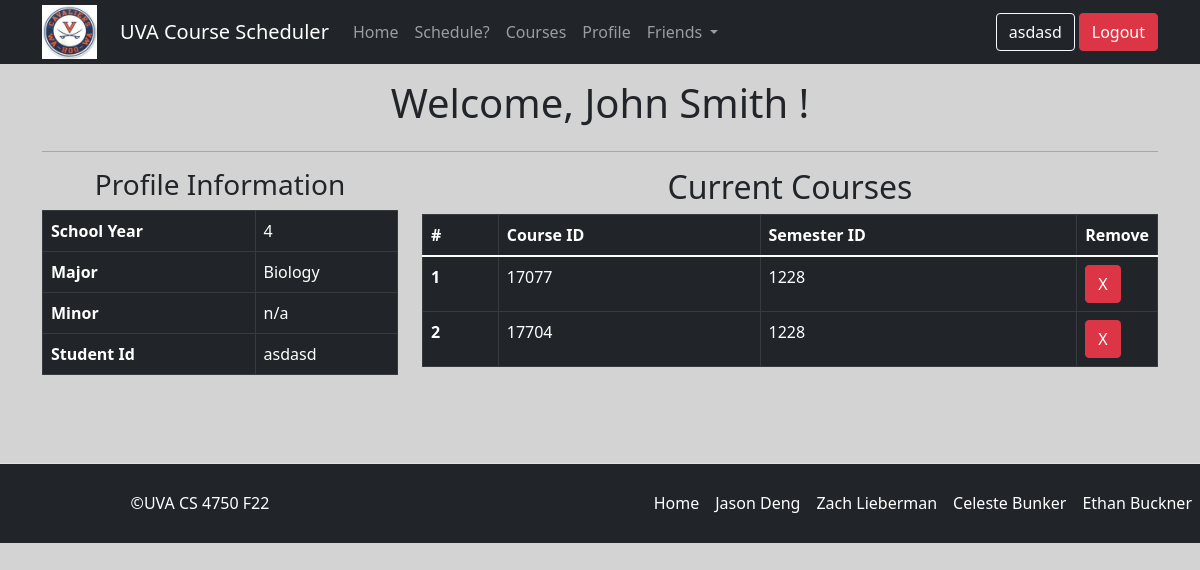
The page /index.php?command=profile (signed in) on the database its author committed.
### tables this page shows
CREATE TABLE `student` (
  `name` text DEFAULT NULL,
  `schoolYear` int(1) DEFAULT NULL,
  `major` text DEFAULT NULL,
  `minor` text DEFAULT NULL,
  `studentId` varchar(7) NOT NULL,
  `password` text NOT NULL
);

CREATE TABLE `enrolled` (
  `studentId` varchar(7) NOT NULL,
  `semesterId` varchar(5) NOT NULL,
  `courseId` varchar(20) NOT NULL
);

### index.php (called while the page is built, shortened)
<?php
$command = "home";
if (isset($_GET["command"]))
    $command = $_GET["command"];
$application = new BaseController($command);
$application->run();

### classes/Database.php (called while the page is built, shortened)
<?php
class Database {
    private $mysqli;
    public function __construct() {
        $this->mysqli = new mysqli(Config::$db["host"], Config::$db["user"],
                                   Config::$db["pass"], Config::$db["database"]);
    }
    public function query($query, $bparam=null, ...$params) {
        $stmt = $this->mysqli->prepare($query);
        if ($bparam != null)
            $stmt->bind_param($bparam, ...$params);
        if (!$stmt->execute()) {
            return false;
        }
        if (($res = $stmt->get_result()) !== false) {
            return $res->fetch_all(MYSQLI_ASSOC);
        }
        return true;
    }
}

### templates/profile.php (the view, shortened to what this page needs)
<!DOCTYPE html>
<html>
    <head>
        <link href="https://cdn.jsdelivr.net/npm/bootstrap@5.1.1/dist/css/bootstrap.min.css" rel="stylesheet">
    </head>
    <body style="background-color: lightgray">
    <?php
        include "templates/navbar.php";
    ?>
        <div class="container" style="margin-top: 15px;">
            <div class="row col-xs-8" style="text-align:center">
                <h1>Welcome, <?php echo $name ?> !</h1>
            </div>
            <hr>
            <div class="row">
                <div class="col-md-4">
                    <h3 align="center">Profile Information</h3>
                    <table class="table table-bordered table-dark">
                        <thead>
                        <tr>
                            <th>School Year</th>
                            <td> <?php echo $schoolYear ?> </td>
                        </tr>
                        <tr>
                            <th>Major</th>
                            <td> <?php echo $major ?> </td>
                        </tr>
                        <tr>
                            <th>Minor</th>
                            <td>  <?php echo $minor ?> </td>
                        </tr>
                        <tr>
                            <th>Student Id</th>
                            <td>  <?php echo $studentId ?> </td>
                        </tr>
                        </thead>
                    </table>
                </div>
                <div style="text-align: left" class="col-md-8">
                    <h2 style="text-align: center" >Current Courses</h2>
                    <?php
                            if (empty($studentCourses)){
                                echo "<b>There are no courses yet. Add some.<b>";
                            }
                            else{
                                echo '<table class="table table-bordered table-dark">
                                <thead>
                                  <tr>
                                    <th scope="col">#</th>
                                    <th scope="col">Course ID</th>
                                    <th scope="col">Semester ID</th>
                                    <th style="width: 5%"scope="col">Remove</th>';
                                echo '
                                  </tr>
                                </thead>
                                <tbody>';}
                                $i = 1;
                                foreach ($studentCourses as $key=>$value){
                                    echo '<tr>
                                    <th scope="row">' . $i . '</th>
                                    <td>'. $value["courseId"]. '</td>
                                    <td>'. $value["semesterId"].'</td>
                                    <td>
                                        <form action="?command=removeCourseFromProfile" method="post">
                                            <input type="submit" value="X" name="action" class="btn btn-danger" title="Remove Course" />
                                            <input type="hidden" name="studentId" id="studentId" value='.$studentId.'/>
                                            <input type="hidden" name="courseId" id="courseId" value='.$value["courseId"] .'/>
                                            <input type="hidden" name="semesterId" id="semesterId" value='.$value["semesterId"] .'/>
                                        </form>
                                    </td>
                                    </tr>';
                                    $i++;
                                }
                                echo '</tbody>
                                </table>';
                        ?>
                </div>
            </div>
        </div><br><br><br>
        <?php
        include "templates/footer.php";
    ?>
    </body>
</html>

### rows shown on the page
student: name "John Smith", schoolYear "4", major "Biology", minor "n/a", studentId "asdasd"
enrolled: courseId "17077", semesterId "1228"
enrolled: courseId "17704", semesterId "1228"

### other values the page prints
$_SESSION["studentId"] "asdasd"
